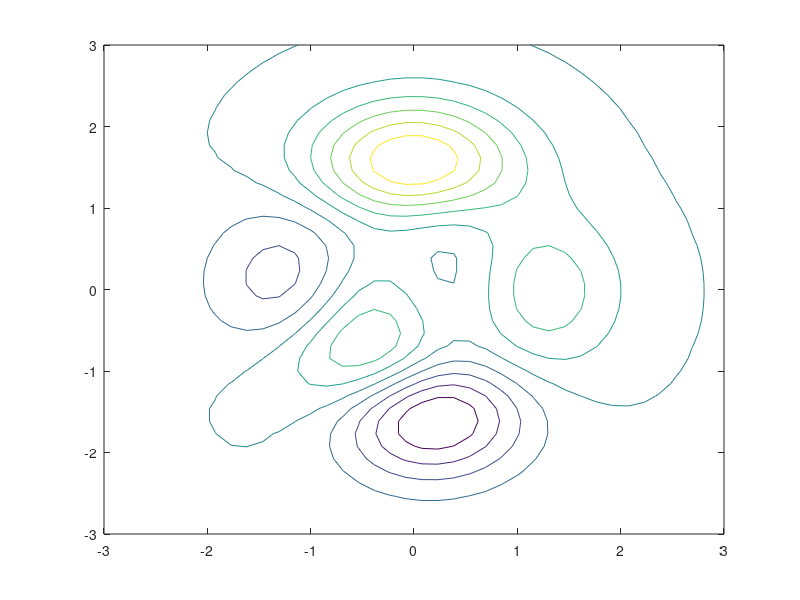

The MATLAB script that drew this image: (Note: this script raises an error after producing the figure.)
%=============================================================================
% Copyright (c) 2016-present Allan CORNET (Nelson)
%=============================================================================
% This file is part of Nelson.
%=============================================================================
% LICENCE_BLOCK_BEGIN
% SPDX-License-Identifier: LGPL-3.0-or-later
% LICENCE_BLOCK_END
%=============================================================================
% <--WEIGHT 4-->
% <--ADV-CLI MODE-->
%=============================================================================
fig = figure();
ax = axes('Parent', fig);
[X, Y, Z] = peaks(40);
[Cmat, h] = contour(ax, X, Y, Z);
levels = h.LevelList;
%=============================================================================
fig = figure();
ax = axes('Parent', fig);
C_only = contour(ax, X, Y, Z); % returns contour matrix when assigned
t6 = clabel(Cmat, h, 'FontSize', 12, 'Color', 'red');
%=============================================================================
